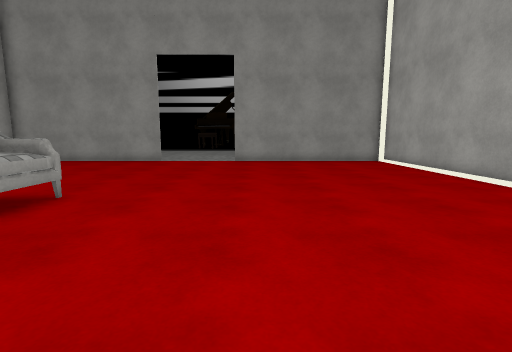
View 1 (above)

16 first-person views from a walk through a scene from a Unity 3-D project. The camera is 1.3 m above the floor, tilts 8° down and sees 85° across. The floor is counted in squares, 1 m on a side. Each view is taken from the middle of a square. On the plan, view 1 faces up. The plan holds only what a view shows up to about 13 squares ahead; the rest is blank. The place goes on beyond the plan. Some surface patterns are stand-ins.

View 2
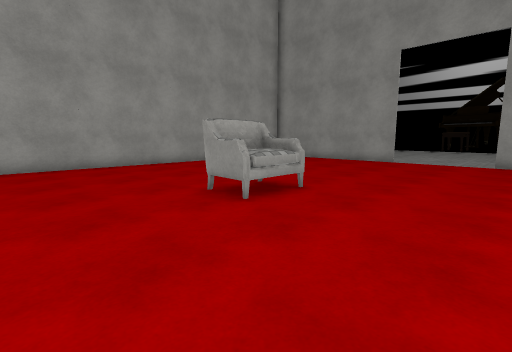

View 3
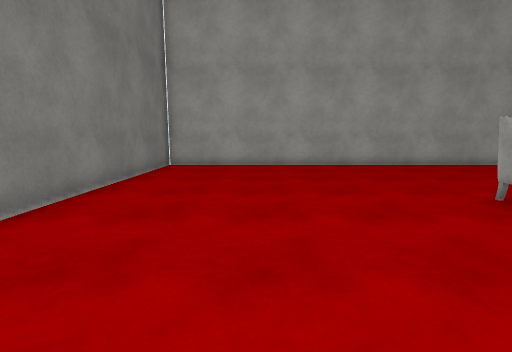

View 4
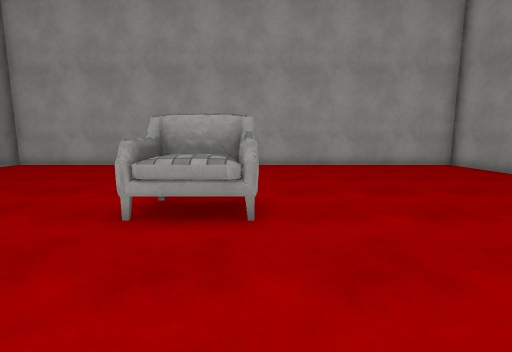

View 5
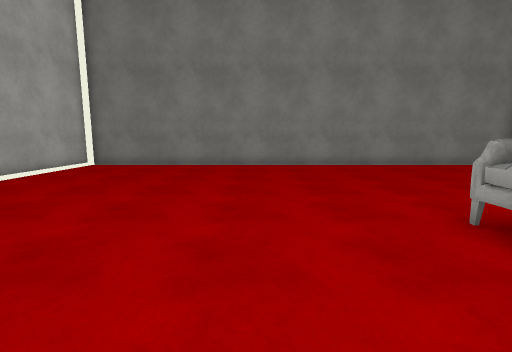

View 6
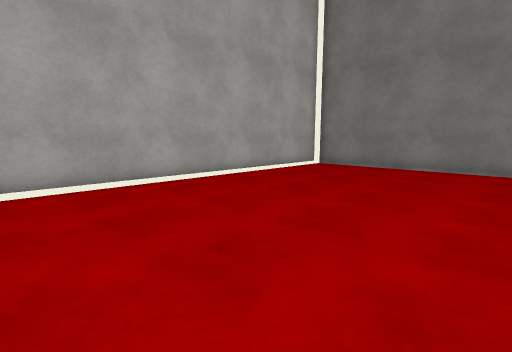

View 7
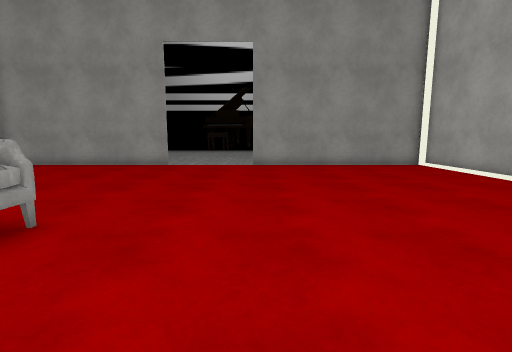

View 8
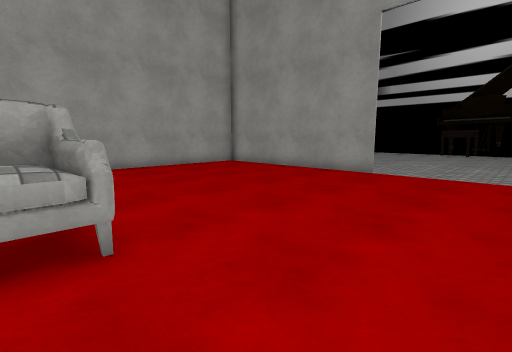

View 9
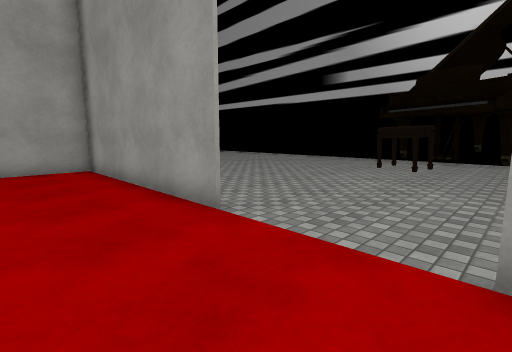

View 10
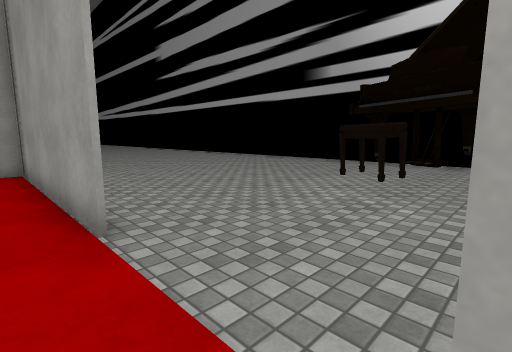

View 11
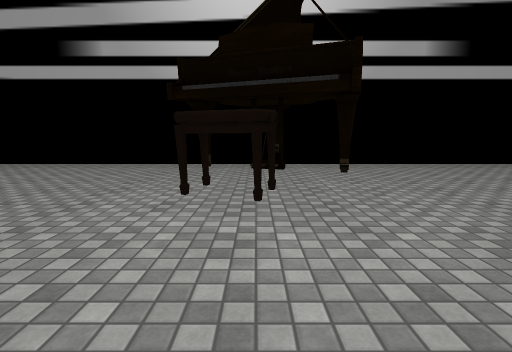

View 12
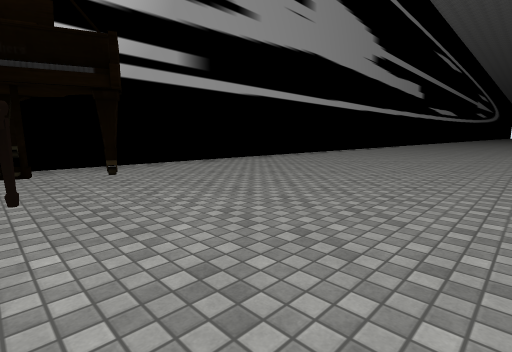

View 13
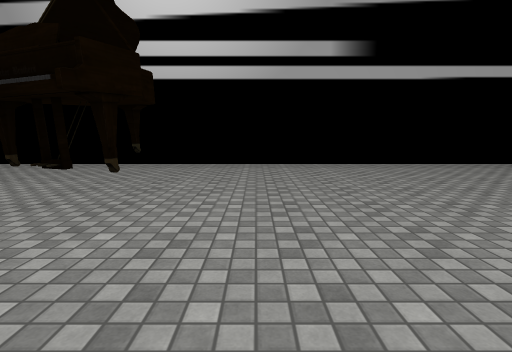

View 14
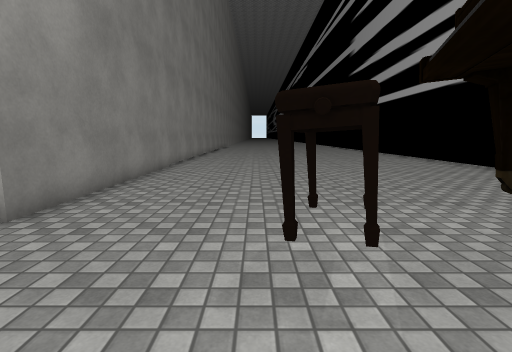

View 15
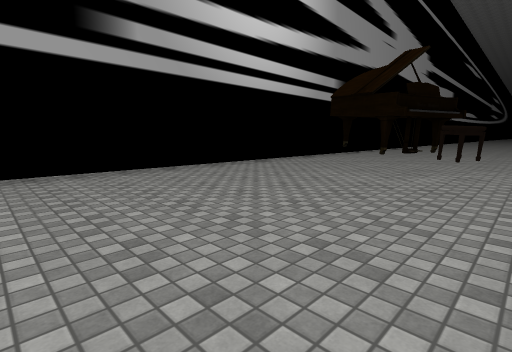

View 16
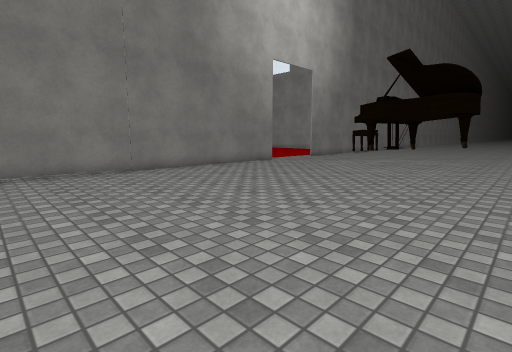

### Floor plan
Points are (right, up) in squares from view 1. A wall is a line through its corners. A room is listed if a view was taken in it or the views show most of it. See-through windows are left out.
Room 1 (views 1, 2, 3, 4, 5, 6, 7, 8, 9, 10)
walls: (-6.6, 15.1) (-13.5, 15.1); (-12.9, 15.1) (-12.9, -5.1) (6.8, -5.1) (6.8, 15.1) (-1.2, 15.1)
ways out: opening at (-4, 14.2) to room 2
objects: other object (-6, 4) to (-4, 6)
Room 2 (views 11, 12, 13, 14, 15, 16)
walls: (-5.1, 15.1) (-6.6, 15.1); (3.1, 15.2) (10.6, 15.2); (-14.1, 15.2) (-5.1, 15.2)
ways out: opening at (-4, 14.2) to room 1
objects: other object (-4, 19) to (-1, 22); other object (-2, 24)

Positions as (right, up) in squares from view 1, and headings:
1: (0, 0), facing up
2: (0, 0), facing up-left
3: (0, -1), facing left
4: (0, 6), facing left
5: (-1, 8), facing down
6: (-1, 7), facing down-right
7: (-1, 2), facing up
8: (-1, 5), facing up-left
9: (-1, 12), facing up-left
10: (-1, 14), facing up-left
11: (-3, 16), facing up
12: (-3, 16), facing up-right
13: (1, 16), facing up
14: (-1, 19), facing left
15: (-14, 18), facing up-right
16: (11, 26), facing down-left
